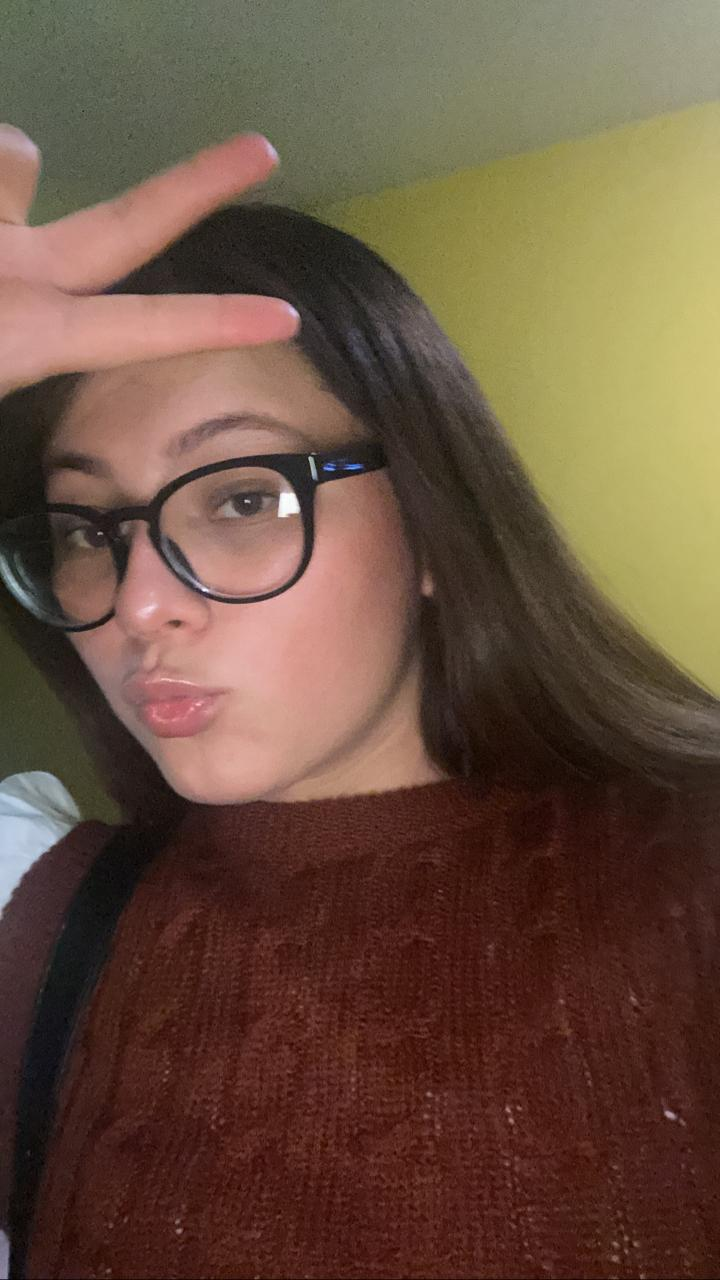
#> input picture Reconocimiento_Facial/Pruebas/WhatsApp Image 2021-03-12 at 19.21.21.jpeg, 720 x 1280 px, given in place of the camera
$ python Capturando_Rostros.py
#> lines starting #> are read from the running program, lines starting #| are printed output that depends on the picture

import cv2
import os
import imutils
personName = "Axel"
datapath = 'C:/Users/dell/Desktop/aplicacion/Aplicacion_TEC/Reconocimiento_Facial/Data'
personPath=datapath+'/'+ personName
print(personPath)
if not os.path.exists(personPath):
	print('Carpeta Creada: ', personPath)
	os.makedirs(personPath)
#cap=cv2.VideoCapture('D:\Documento\Cuarto Semestre\Semana Tec TC1001S.1\Recocimiento Facial\Yo.mp4')
cap=cv2.VideoCapture(0)
faceClassif=cv2.CascadeClassifier(cv2.data.haarcascades+'haarcascade_frontalface_default.xml')
contador=0
while True:
	ret,frame=cap.read()
#> frame is the input picture: shape (1280, 720, 3); mean B, G, R 63.8, 81.5, 106
	print(frame.shape)
#| (1280, 720, 3)
	if ret==False:break
	frame=imutils.resize(frame,width=640)
#> frame: shape (1137, 640, 3)
	gray=cv2.cvtColor(frame,cv2.COLOR_BGR2GRAY)
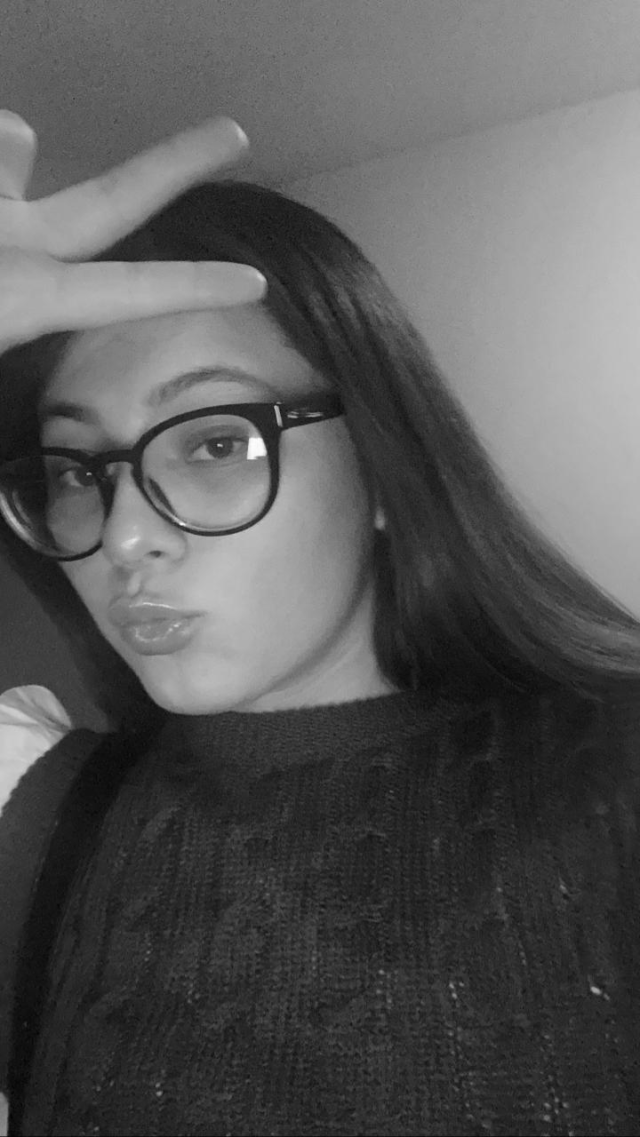
#> gray: shape (1137, 640); min 3, max 253, mean 86.8
	auxFrame=frame.copy()
	faces=faceClassif.detectMultiScale(gray,1.3,5)
#> faces = ()
	for(x,y,w,h) in faces:
		cv2.rectangle(frame,(x,y),(x+w,y+h),(0,255,0),2)
		rostro=auxFrame[y:y+h,x:x+w]
		rostro=cv2.resize(rostro,(150,150),interpolation=cv2.INTER_CUBIC)
		cv2.imwrite(personPath+'/rostro_{}.jpg'.format(contador),rostro)
		contador=contador+1
#> this loop made 0 passes
#> after the loop, contador = 0
	cv2.imshow('frame',frame)

	k=cv2.waitKey(1)
#> (key Esc is pressed here)
	if k==27 or contador>=300:
		break
cap.release()
cv2.destroyAllWindows()
